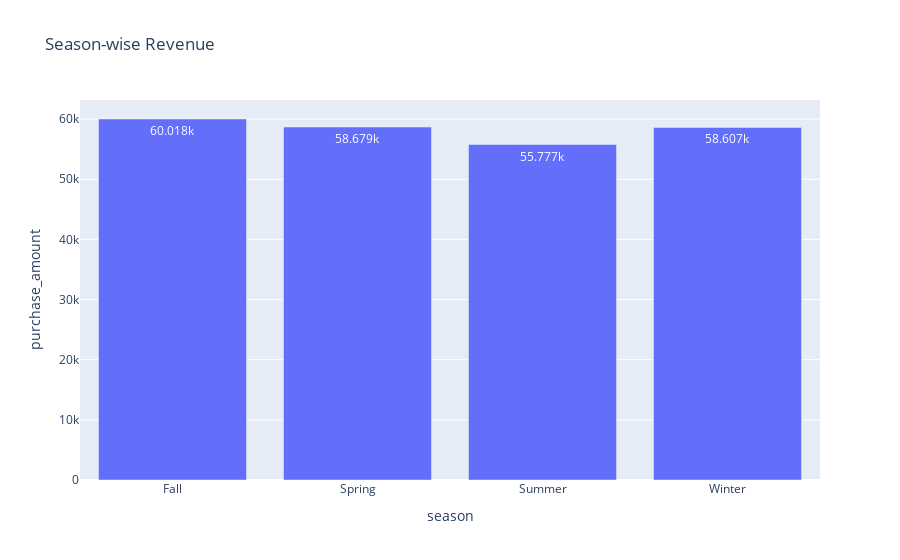

Notebook code for this chart:
### Markdown cell above
4. Seasonal Revenue Trend

### Code cell
season_revenue = df.groupby("season", as_index=False)["purchase_amount"].sum()

fig = px.bar(
    season_revenue,
    x="season",
    y="purchase_amount",
    title="Season-wise Revenue",
    text_auto=True
)
fig.show()

### Figure 1 — Plotly figure (JSON) as saved in the notebook; plotly's stock layout.template omitted (floating-point values rounded to 4 significant figures)
{"data": [{"hovertemplate": "season=%{x}<br>purchase_amount=%{y}<extra></extra>", "legendgroup": "", "marker": {"color": "#636efa", "pattern": {"shape": ""}}, "name": "", "orientation": "v", "showlegend": false, "textposition": "auto", "texttemplate": "%{y}", "type": "bar", "x": ["Fall", "Spring", "Summer", "Winter"], "xaxis": "x", "y": [60018, 58679, 55777, 58607], "yaxis": "y"}], "layout": {"barmode": "relative", "legend": {"tracegroupgap": 0}, "title": {"text": "Season-wise Revenue"}, "xaxis": {"anchor": "y", "domain": [0, 1], "title": {"text": "season"}}, "yaxis": {"anchor": "x", "domain": [0, 1], "title": {"text": "purchase_amount"}}}}
